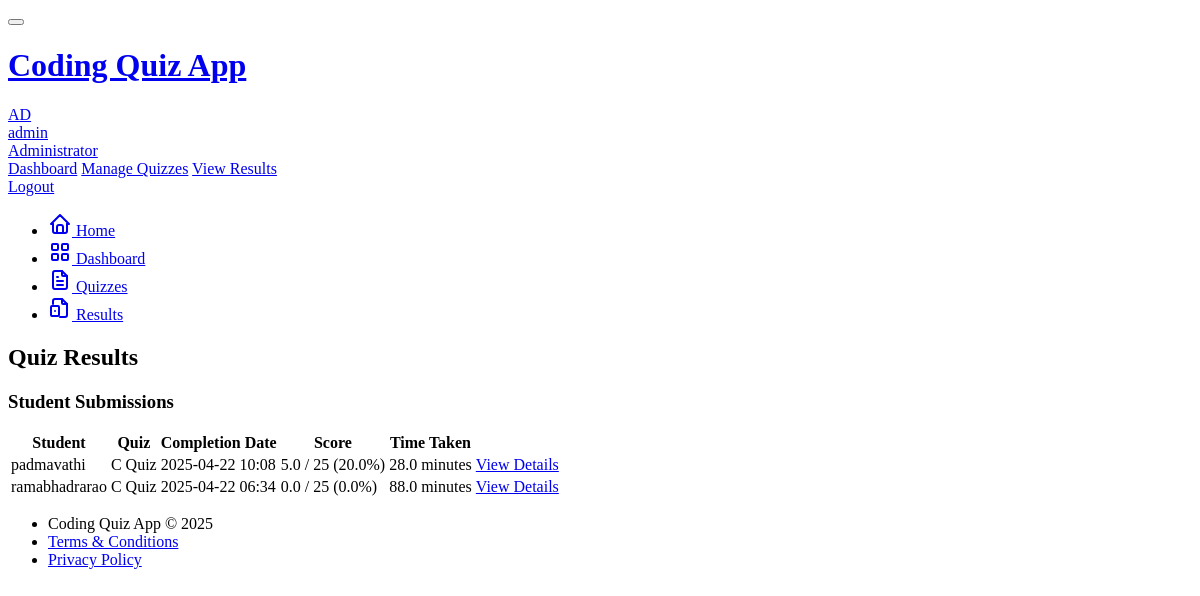
/admin/results (signed in), run on the app's committed database.
### models.py (models this page shows, shortened)
class User(UserMixin, db.Model):
    id = db.Column(db.Integer, primary_key=True)
    username = db.Column(db.String(64), unique=True, index=True)
    email = db.Column(db.String(120), unique=True, index=True)
    password_hash = db.Column(db.String(128))
    is_admin = db.Column(db.Boolean, default=False)
    created_at = db.Column(db.DateTime, default=datetime.utcnow)
    quizzes = db.relationship('Quiz', backref='author', lazy='dynamic')
    submissions = db.relationship('Submission', backref='student', lazy='dynamic')

class Submission(db.Model):
    id = db.Column(db.Integer, primary_key=True)
    user_id = db.Column(db.Integer, db.ForeignKey('user.id'))
    quiz_id = db.Column(db.Integer, db.ForeignKey('quiz.id'))
    started_at = db.Column(db.DateTime, default=datetime.utcnow)
    completed_at = db.Column(db.DateTime)
    is_completed = db.Column(db.Boolean, default=False)
    score = db.Column(db.Float)
    total_points = db.Column(db.Integer)
    question_submissions = db.relationship('QuestionSubmission', backref='submission', lazy='dynamic', cascade='all, delete-orphan')

class Quiz(db.Model):
    id = db.Column(db.Integer, primary_key=True)
    title = db.Column(db.String(100), nullable=False)
    description = db.Column(db.Text)
    is_active = db.Column(db.Boolean, default=True)
    time_limit = db.Column(db.Integer, default=30)  # minutes
    created_at = db.Column(db.DateTime, default=datetime.utcnow)
    updated_at = db.Column(db.DateTime, default=datetime.utcnow, onupdate=datetime.utcnow)
    author_id = db.Column(db.Integer, db.ForeignKey('user.id'))
    questions = db.relationship('Question', backref='quiz', lazy='dynamic', cascade='all, delete-orphan')
    submissions = db.relationship('Submission', backref='quiz', lazy='dynamic')

### app/routes/admin.py (the view)
@admin_bp.route('/results')
@admin_required
def results():
    quizzes = Quiz.query.filter_by(author_id=current_user.id).all()
    submissions = Submission.query.filter(
        Submission.quiz_id.in_([q.id for q in quizzes])
    ).order_by(Submission.completed_at.desc()).all()
    return render_template('admin/results.html',
                          submissions=submissions,
                          title='Quiz Results')

### app/routes/admin.py (called while the page is built)
def admin_required(func):
    @wraps(func)
    @login_required
    def decorated_view(*args, **kwargs):
        if not current_user.is_admin:
            abort(403)
        return func(*args, **kwargs)
    return decorated_view

### app/templates/admin/results.html (shortened to what this page needs)
{% extends "base.html" %}
{% block page_title %}
Quiz Results
{% endblock %}
{% block content %}
<div class="card">
    <div class="card-header">
        <h3 class="card-title">Student Submissions</h3>
    </div>
    <div class="card-body">
        {% if submissions %}
        <div class="table-responsive">
            <table class="table table-vcenter card-table">
                <thead>
                    <tr>
                        <th>Student</th>
                        <th>Quiz</th>
                        <th>Completion Date</th>
                        <th>Score</th>
                        <th>Time Taken</th>
                        <th class="w-1"></th>
                    </tr>
                </thead>
                <tbody>
                    {% for submission in submissions %}
                    <tr>
                        <td>{{ submission.student.username }}</td>
                        <td>{{ submission.quiz.title }}</td>
                        <td>{{ submission.completed_at.strftime('%Y-%m-%d %H:%M') }}</td>
                        <td>
                            {{ "%.1f"|format(submission.score) }} / {{ submission.total_points }}
                            ({{ "%.1f"|format(100 * submission.score / submission.total_points if submission.total_points else 0) }}%)
                        </td>
                        <td>
                            {% set duration = (submission.completed_at - submission.started_at).total_seconds() // 60 %}
                            {{ duration }} minutes
                        </td>
                        <td>
                            <a href="{{ url_for('admin.view_submission', submission_id=submission.id) }}" class="btn btn-outline-primary btn-sm">
                                View Details
                            </a>
                        </td>
                    </tr>
                    {% endfor %}
                </tbody>
            </table>
        </div>
        {% endif %}
    </div>
</div>
{% endblock %}

### app/templates/base.html (shortened to what this page needs)
<!DOCTYPE html>
<html lang="en">
<head>
    <link rel="stylesheet" href="https://cdn.jsdelivr.net/npm/@tabler/core@1.0.0-beta17/dist/css/tabler.min.css">
    <link rel="stylesheet" href="https://cdn.jsdelivr.net/npm/@tabler/core@1.0.0-beta17/dist/css/tabler-flags.min.css">
    <link rel="stylesheet" href="https://cdn.jsdelivr.net/npm/@tabler/core@1.0.0-beta17/dist/css/tabler-payments.min.css">
    <link rel="stylesheet" href="https://cdn.jsdelivr.net/npm/@tabler/core@1.0.0-beta17/dist/css/tabler-vendors.min.css">
    <link rel="stylesheet" href="https://cdnjs.cloudflare.com/ajax/libs/codemirror/5.65.2/codemirror.min.css">
    <link rel="stylesheet" href="https://cdnjs.cloudflare.com/ajax/libs/codemirror/5.65.2/theme/dracula.min.css">
    <link rel="stylesheet" href="{{ url_for('static', filename='css/custom.css') }}">
</head>
<body class="antialiased d-flex flex-column min-vh-100">
    <div class="page">
        <header class="navbar navbar-expand-md navbar-light d-print-none">
            <div class="container-xl">
                <button class="navbar-toggler" type="button" data-bs-toggle="collapse" data-bs-target="#navbar-menu">
                </button>
                <h1 class="navbar-brand navbar-brand-autodark d-none-navbar-horizontal pe-0 pe-md-3">
                    <a href="{{ url_for('main.index') }}">
                        Coding Quiz App
                    </a>
                </h1>
                <div class="navbar-nav flex-row order-md-last">
                    <div class="nav-item dropdown">
                        {% if current_user.is_authenticated %}
                        <a href="#" class="nav-link d-flex lh-1 text-reset p-0" data-bs-toggle="dropdown" aria-label="Open user menu">
                            <span class="avatar avatar-sm bg-primary">
                                {{ current_user.username[:2].upper() }}
                            </span>
                            <div class="d-none d-xl-block ps-2">
                                <div>{{ current_user.username }}</div>
                                <div class="mt-1 small text-muted">
                                    {% if current_user.is_admin %}Administrator{% else %}Student{% endif %}
                                </div>
                            </div>
                        </a>
                        <div class="dropdown-menu dropdown-menu-end dropdown-menu-arrow">
                            {% if current_user.is_admin %}
                            <a href="{{ url_for('admin.dashboard') }}" class="dropdown-item">Dashboard</a>
                            <a href="{{ url_for('admin.quizzes') }}" class="dropdown-item">Manage Quizzes</a>
                            <a href="{{ url_for('admin.results') }}" class="dropdown-item">View Results</a>
                            {% else %}
                            <a href="{{ url_for('student.dashboard') }}" class="dropdown-item">Dashboard</a>
                            <a href="{{ url_for('student.results') }}" class="dropdown-item">My Results</a>
                            {% endif %}
                            <a href="{{ url_for('auth.logout') }}" class="dropdown-item">Logout</a>
                        </div>
                        {% endif %}
                    </div>
                </div>
            </div>
        </header>
        <div class="navbar-expand-md">
            <div class="collapse navbar-collapse" id="navbar-menu">
                <div class="navbar navbar-light">
                    <div class="container-xl">
                        <ul class="navbar-nav">
                            <li class="nav-item {% if request.endpoint == 'main.index' %}active{% endif %}">
                                <a class="nav-link" href="{{ url_for('main.index') }}">
                                    <span class="nav-link-icon d-md-none d-lg-inline-block">
                                    </span>
                                    <span class="nav-link-title">Home</span>
                                </a>
                            </li>
                            {% if current_user.is_authenticated %}
                                {% if current_user.is_admin %}
                                <li class="nav-item {% if request.endpoint == 'admin.dashboard' %}active{% endif %}">
                                    <a class="nav-link" href="{{ url_for('admin.dashboard') }}">
                                        <span class="nav-link-icon d-md-none d-lg-inline-block">
                                        </span>
                                        <span class="nav-link-title">Dashboard</span>
                                    </a>
                                </li>
                                <li class="nav-item {% if request.endpoint == 'admin.quizzes' %}active{% endif %}">
                                    <a class="nav-link" href="{{ url_for('admin.quizzes') }}">
                                        <span class="nav-link-icon d-md-none d-lg-inline-block">
                                        </span>
                                        <span class="nav-link-title">Quizzes</span>
                                    </a>
                                </li>
                                <li class="nav-item {% if request.endpoint == 'admin.results' %}active{% endif %}">
                                    <a class="nav-link" href="{{ url_for('admin.results') }}">
                                        <span class="nav-link-icon d-md-none d-lg-inline-block">
                                        </span>
                                        <span class="nav-link-title">Results</span>
                                    </a>
                                </li>
                                {% endif %}
                            {% endif %}
                        </ul>
                    </div>
                </div>
            </div>
        </div>
        <div class="page-wrapper">
            <div class="container-xl">
                <div class="page-header d-print-none">
                    <div class="row align-items-center">
                        <div class="col">
                            <h2 class="page-title">
                                {% block page_title %}{{ title }}{% endblock %}
                            </h2>
                        </div>
                    </div>
                </div>
            </div>
            <div class="page-body">
                <div class="container-xl">
                    {% block content %}{% endblock %}
                </div>
            </div>
            <footer class="footer footer-transparent d-print-none mt-auto">
                <div class="container-xl">
                    <div class="row text-center align-items-center flex-row-reverse">
                        <div class="col-12 col-lg-auto mt-3 mt-lg-0">
                            <ul class="list-inline list-inline-dots mb-0">
                                <li class="list-inline-item">
                                    Coding Quiz App &copy; 2025
                                </li>
                                <li class="list-inline-item">
                                    <a href="#" class="link-secondary">Terms & Conditions</a>
                                </li>
                                <li class="list-inline-item">
                                    <a href="#" class="link-secondary">Privacy Policy</a>
                                </li>
                            </ul>
                        </div>
                    </div>
                </div>
            </footer>
        </div>
    </div>
</body>
</html>

### data on the page
User: username "AD", username "admin"
Submission: student.username "padmavathi", quiz "C Quiz", completed_at "2025-04-22 10:08", score "5.0", total_points "25", total_points+score "20.0", duration "28.0"
Submission: student.username "ramabhadrarao", quiz "C Quiz", completed_at "2025-04-22 06:34", score "0.0", total_points "25", total_points+score "0.0", duration "88.0"
